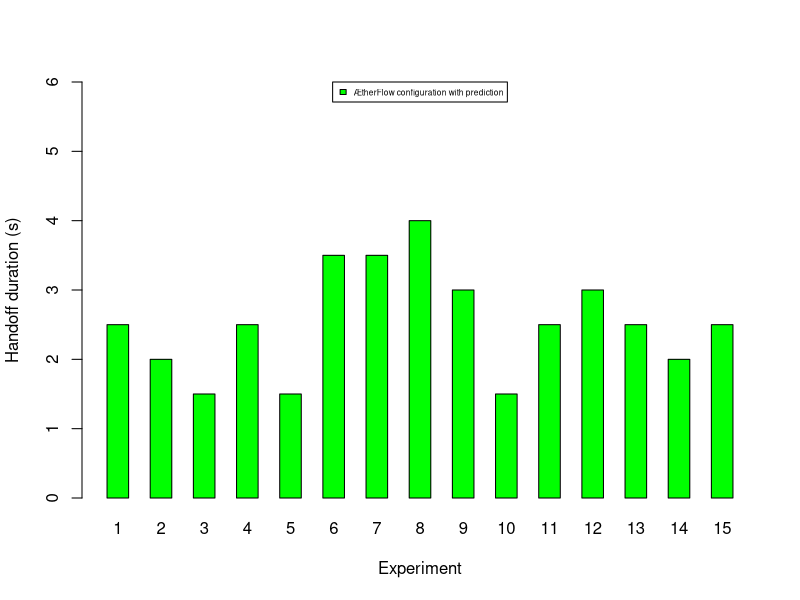

Write the R code that produced this figure.
#gaps_br<-c(7, 7.5, 7.5, 4.5, 9)
gaps_flow<-c(2.5, 2, 1.5, 2.5, 1.5, 3.5, 3.5, 4, 3, 1.5, 2.5, 3, 2.5, 2, 2.5)
#gaps<-rbind(gaps_br, gaps_flow)
gaps<-rbind(gaps_flow)
pdf(file="/home/prithvirajhi/new_thesis/Thesis/new_script/R/Predduration.pdf", width=8, height=3.25)
barplot(gaps, xlab="Experiment", ylab="Handoff duration (s)", col=c("green"), beside=TRUE, ylim=c(0, 6), names.arg=c("1", "2", "3", "4", "5", "6", "7", "8", "9", "10", "11", "12", "13", "14", "15"), legend.text=c("ÆtherFlow configuration with prediction"), args.legend=list(x="top", cex=0.5))
dev.off()
